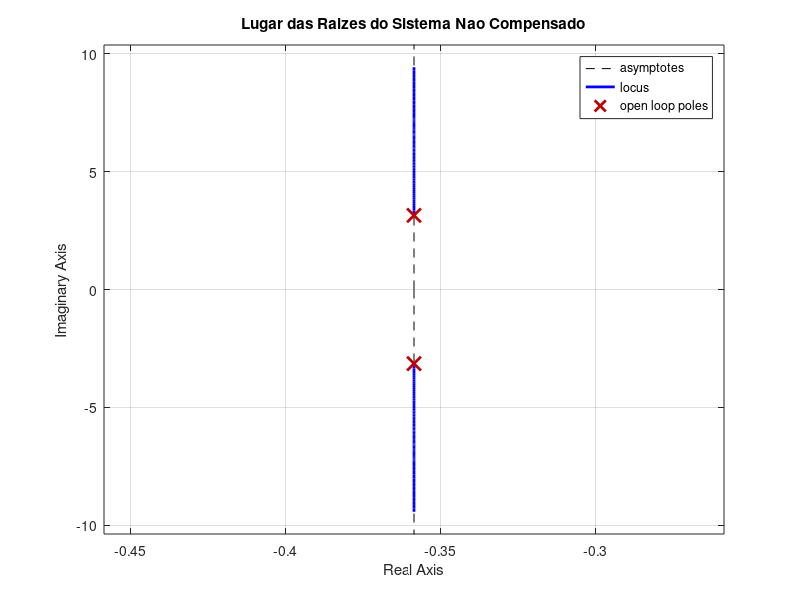
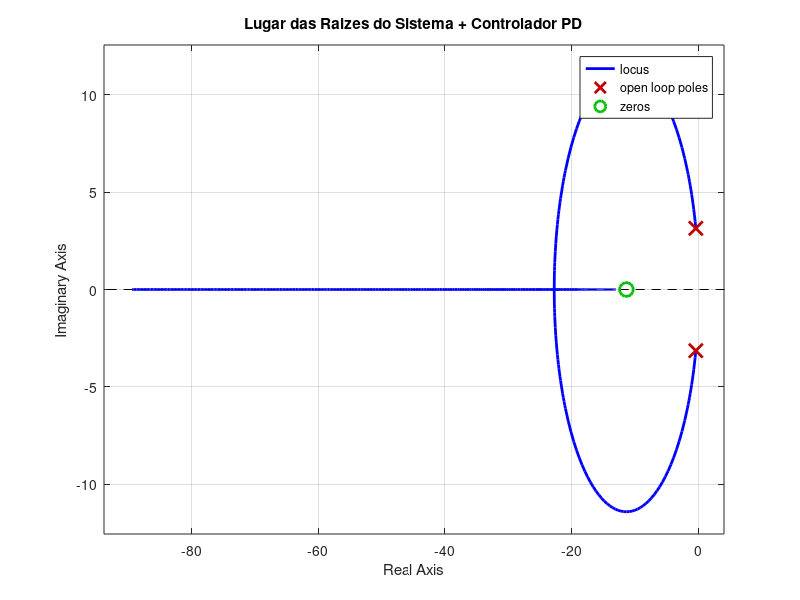
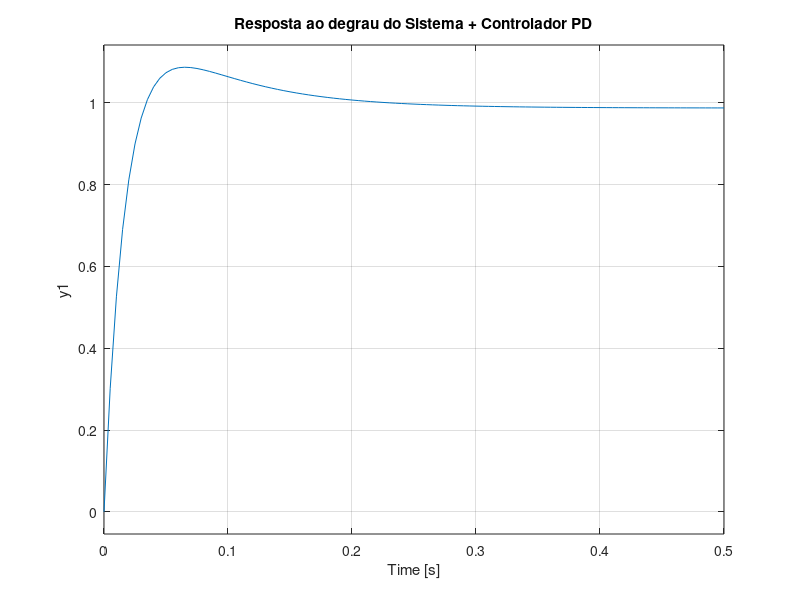
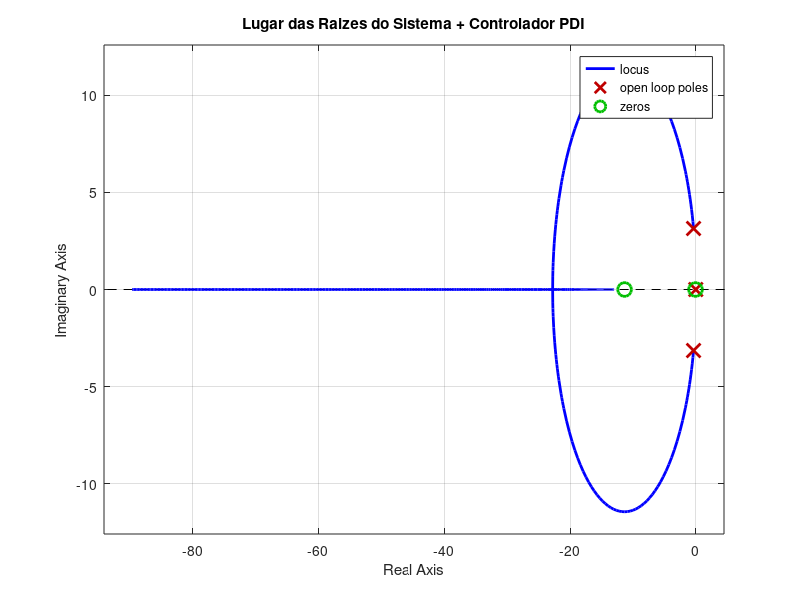

Source code (MATLAB) for these figures, in order:
%System Transfer Function
num = [2.7925];
den = [1 0.717 9.9849];
sys = tf(num,den);
fsys = feedback(sys,1);
figure(1)
rlocus(sys)
title('Lugar das Raizes do Sistema Nao Compensado');

%Project Parameters Mp = 10%; Ts = 0.5s
mp = 0.10;
ts = 0.5;
damp = 0.5912; %Defining damping factor
wn = 13.5318; %Defining the undamped natural frequency

sigma = damp * wn; %Defining sigma, real part of the desired pole
wd = wn * sqrt(1 - damp^2); %Defining imaginary part of the desired pole

% Desired closed-loop poles
s = -sigma+wd*1i
s2 = -sigma-wd*1i;

%Zero of the PD Controller
PDG=2.7925/(s^2+0.7170*s+9.9849);
theta_s=(180/pi)*...
angle(PDG)
%M=abs(G)
%K=1/M;
theta = 180 - theta_s
PDzc = sigma + (wd/tand(theta))

% Transfer Function of the derivative part of the PID Controller
cpd = tf([1 PDzc],[1])

%System Roots Locus plus the derivative part of the PID Controller -
%to define the gain 
cpdsys = series(cpd,sys);
figure(2)
rlocus(cpdsys)
title('Lugar das Raizes do Sistema + Controlador PD');

kd = 25;
figure(3)
step(feedback((kd*cpdsys),1))
title('Resposta ao degrau do Sistema + Controlador PD');

%Add the integral part of the PID controller. putting the zero
% arbitrarily close to the origin zc = 0.05
PIzc = 0.05;
cpi = tf([1 PIzc],[1 0]);

% Place of the System Roots plus the integrative part of the PID Controller -
%to define the gain 
cpisys = series(cpi,cpdsys);
figure(4)
rlocus(cpisys)
title('Lugar das Raizes do Sistema + Controlador PDI');
ki = 5.49;

%Calculating K1 and K2
K_3 = 20
K_1 = K_3*(PDzc + PIzc)
K_2 = K_3*PDzc*PIzc

CPD = tf([1 0],1);
CPI = tf(1,[1 0]);

CPID = K_1 + K_2*CPI+ K_3*CPD

CPIDsys = series(CPID,sys);
CPIDfsys = feedback(CPIDsys,1);
figure(5)
step(CPIDfsys,'b')
title('Resposta ao degrau do Sistema + Controlador PID');


figure(6)
step(fsys,12,'r')
hold on
step(feedback(CPIDsys,1),'g')
hold off
title('Comparacao entre Resposta do Sistema e a Resposta do Sistema + Controlador PID');
